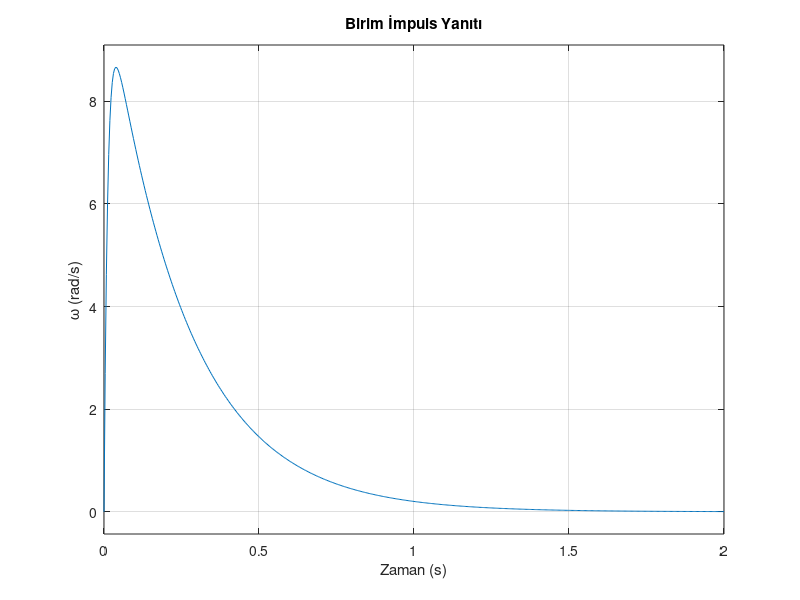
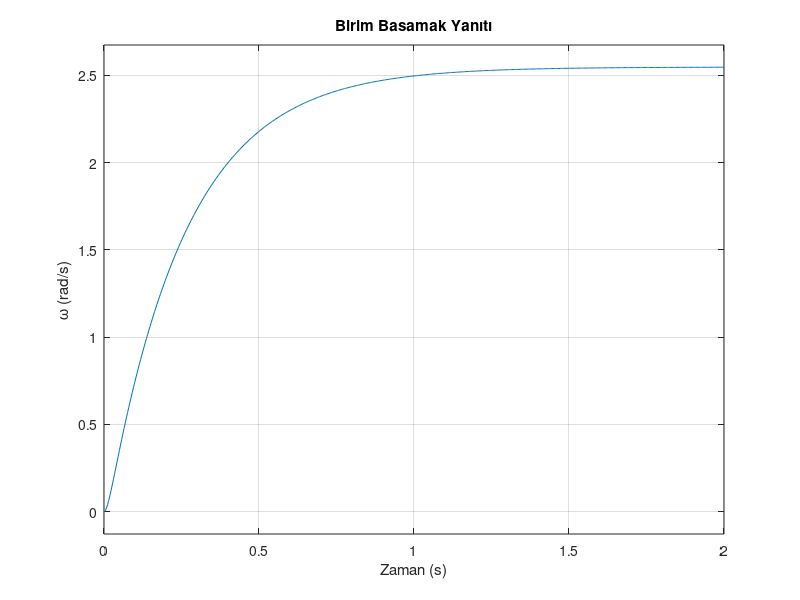
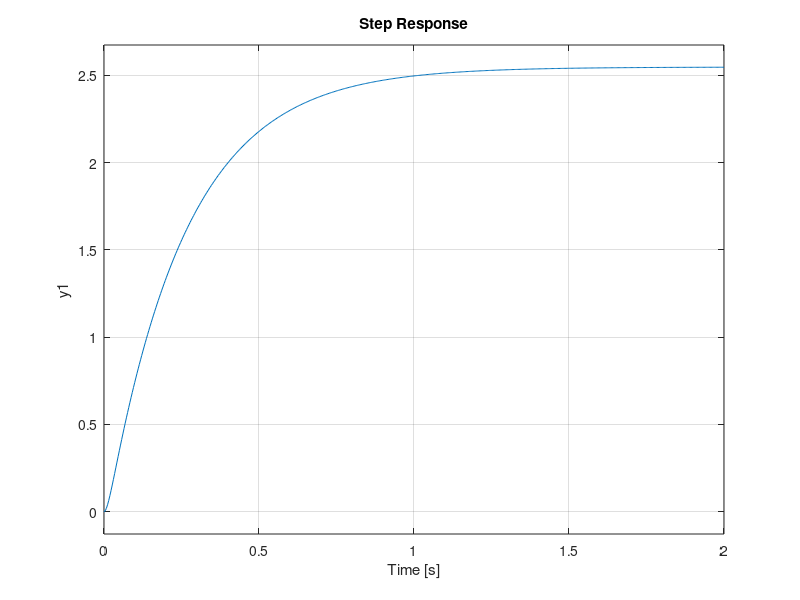

Reproduce these figures in MATLAB, in order. (Note: this script raises an error after producing the figures.)
clear; clc; close all;

% =========================
% 2. BÖLÜM: ZAMAN CEVABI ANALİZİ
% Sistem: DC-4
% =========================

num = 0.08;
den = [0.000096 0.0083 0.0314];
G = tf(num, den);

%% 2.1 Birim impuls yanıtı
figure;
impulse(G); grid on;
title('Birim İmpuls Yanıtı');
xlabel('Zaman (s)');
ylabel('\omega (rad/s)');

%% 2.2 Birim basamak yanıtı
figure;
step(G); grid on;
title('Birim Basamak Yanıtı');
xlabel('Zaman (s)');
ylabel('\omega (rad/s)');

%% 2.3 Teorik son değer (dcgain)
yss = dcgain(G);

figure;
step(G); grid on; hold on;
yline(yss,'--',sprintf('Son Deger (dcgain)=%.4f', yss));
title('Basamak Yanıtı ve Teorik Son Değer');
xlabel('Zaman (s)');
ylabel('\omega (rad/s)');

disp("dcgain(G) (teorik son değer) = ");
disp(yss);

clear; clc; close all;

% Sistem
G = tf(0.08, [0.000096 0.0083 0.0314]);

% Step bilgileri (MATLAB)
info = stepinfo(G);

tr = info.RiseTime;        % yükselme zamanı
ts = info.SettlingTime;    % oturma süresi
yss = dcgain(G);           % son değer

% Grafik
figure;
step(G,'r'); grid on; hold on;

% tr ve ts çizgileri
xline(tr,'--m',sprintf('t_r = %.3f s',tr),'LineWidth',1.5);
xline(ts,'--b',sprintf('t_s = %.3f s',ts),'LineWidth',1.5);

% son değer çizgisi (ince)
yline(yss,'k:','Son Değer');

title('Geçici Rejim Büyüklüklerinin Grafik Üzerinde Gösterimi');
xlabel('Zaman (s)');
ylabel('\omega (rad/s)');

legend('Step Yanıtı','t_r','t_s','Son Değer','Location','best');
